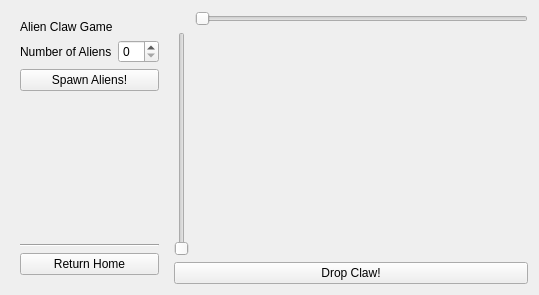
<?xml version="1.0" encoding="UTF-8"?>
<ui version="4.0">
 <class>Form</class>
 <widget class="QWidget" name="Form">
  <property name="geometry">
   <rect>
    <x>0</x>
    <y>0</y>
    <width>539</width>
    <height>295</height>
   </rect>
  </property>
  <property name="windowTitle">
   <string>Form</string>
  </property>
  <layout class="QHBoxLayout" name="horizontalLayout">
   <item>
    <widget class="QWidget" name="controlsBox" native="true">
     <layout class="QVBoxLayout" name="verticalLayout">
      <item>
       <widget class="QLabel" name="label">
        <property name="text">
         <string>Alien Claw Game</string>
        </property>
       </widget>
      </item>
      <item>
       <layout class="QFormLayout" name="formLayout_2">
        <item row="0" column="0">
         <widget class="QLabel" name="numAlienLabel">
          <property name="text">
           <string>Number of Aliens</string>
          </property>
         </widget>
        </item>
        <item row="0" column="1">
         <widget class="QSpinBox" name="numAliensSpinBox"/>
        </item>
       </layout>
      </item>
      <item>
       <widget class="QPushButton" name="spawnButton">
        <property name="text">
         <string>Spawn Aliens!</string>
        </property>
       </widget>
      </item>
      <item>
       <spacer name="verticalSpacer_2">
        <property name="orientation">
         <enum>Qt::Vertical</enum>
        </property>
        <property name="sizeHint" stdset="0">
         <size>
          <width>20</width>
          <height>130</height>
         </size>
        </property>
       </spacer>
      </item>
      <item>
       <widget class="Line" name="line">
        <property name="orientation">
         <enum>Qt::Horizontal</enum>
        </property>
       </widget>
      </item>
      <item>
       <widget class="QPushButton" name="homeBtn">
        <property name="text">
         <string>Return Home</string>
        </property>
       </widget>
      </item>
     </layout>
    </widget>
   </item>
   <item>
    <layout class="QVBoxLayout" name="verticalLayout_2">
     <item>
      <layout class="QGridLayout" name="gridLayout">
       <item row="1" column="1">
        <spacer name="verticalSpacer">
         <property name="orientation">
          <enum>Qt::Vertical</enum>
         </property>
         <property name="sizeHint" stdset="0">
          <size>
           <width>20</width>
           <height>40</height>
          </size>
         </property>
        </spacer>
       </item>
       <item row="0" column="1">
        <widget class="QSlider" name="clawHorizSlide">
         <property name="minimum">
          <number>-270</number>
         </property>
         <property name="maximum">
          <number>384</number>
         </property>
         <property name="sliderPosition">
          <number>-270</number>
         </property>
         <property name="orientation">
          <enum>Qt::Horizontal</enum>
         </property>
        </widget>
       </item>
       <item row="1" column="0">
        <widget class="QSlider" name="clawVertSlide">
         <property name="minimum">
          <number>-327</number>
         </property>
         <property name="maximum">
          <number>348</number>
         </property>
         <property name="sliderPosition">
          <number>-327</number>
         </property>
         <property name="orientation">
          <enum>Qt::Vertical</enum>
         </property>
        </widget>
       </item>
      </layout>
     </item>
     <item>
      <widget class="QPushButton" name="dropButton">
       <property name="text">
        <string>Drop Claw!</string>
       </property>
      </widget>
     </item>
    </layout>
   </item>
  </layout>
 </widget>
 <resources/>
 <connections>
  <connection>
   <sender>spawnButton</sender>
   <signal>clicked()</signal>
   <receiver>spawnButton</receiver>
   <slot>toggle()</slot>
   <hints>
    <hint type="sourcelabel">
     <x>98</x>
     <y>67</y>
    </hint>
    <hint type="destinationlabel">
     <x>60</x>
     <y>55</y>
    </hint>
   </hints>
  </connection>
 </connections>
</ui>
